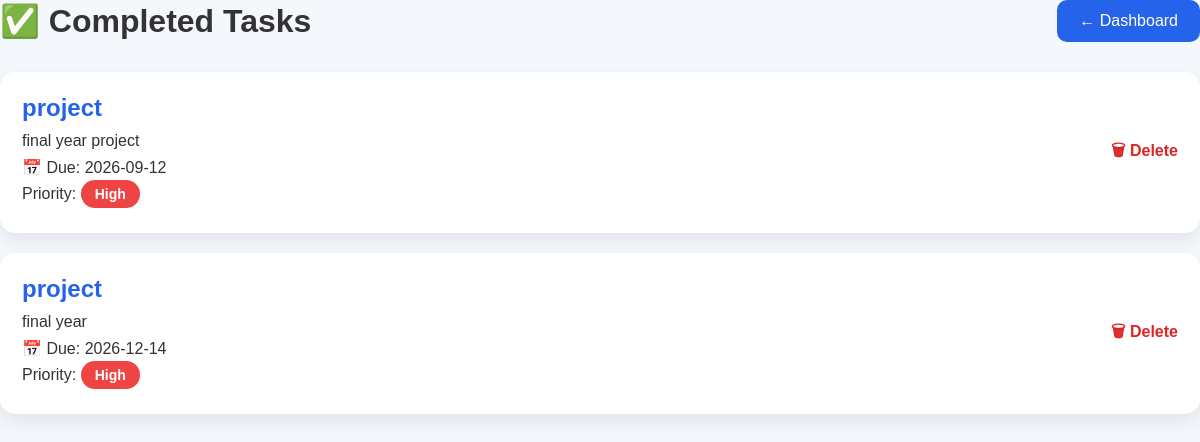
/completed (signed in), run on the app's committed database.
### tables this page shows
CREATE TABLE tasks(
    id INTEGER PRIMARY KEY AUTOINCREMENT,
    user_id INTEGER NOT NULL,
    title TEXT NOT NULL,
    description TEXT,
    due_date TEXT,
    priority TEXT,
    completed INTEGER DEFAULT 0,

    FOREIGN KEY(user_id)
    REFERENCES users(id)
);

### app.py (the view)
@app.route("/completed")
def completed_tasks():
    if "user_id" not in session:
        return redirect("/login")
    conn = sqlite3.connect("database/taskflow.db")
    cursor = conn.cursor()
    cursor.execute("""
        SELECT *
        FROM tasks
        WHERE user_id = ?
        AND completed = 1
        ORDER BY due_date
    """, (session["user_id"],))
    tasks = cursor.fetchall()
    conn.close()
    return render_template(
        "completed_tasks.html",
        tasks=tasks,
        name=session["user_name"]
    )

### templates/completed_tasks.html
<link rel="stylesheet"
      href="{{ url_for('static', filename='css/style.css') }}">
<div class="page-header">
    <h1>✅ Completed Tasks</h1>
    <a href="/dashboard" class="register-btn">
        ← Dashboard
    </a>
</div>
{% if tasks %}
    {% for task in tasks %}
    <div class="task-card">
        <div class="task-info">
            <h2>{{ task[2] }}</h2>
            <p>{{ task[3] }}</p>
            <p>📅 Due: {{ task[4] }}</p>
            <p>
                Priority:
                <span class="priority {{ task[5]|lower }}">
                    {{ task[5] }}
                </span>
            </p>
        </div>
        <div class="task-buttons">
            <a href="/delete_task/{{ task[0] }}"
               class="delete-btn"
               onclick="return confirm('Are you sure you want to delete this task?');">
               🗑 Delete
            </a>
        </div>
    </div>
    {% endfor %}
{% else %}
    <div class="empty-state">
        <h2>🎉 No completed tasks yet</h2>
        <p>Complete a task and it will appear here.</p>
    </div>
{% endif %}

### static/css/style.css (style rules this page uses)
* { margin:0; padding:0; box-sizing:border-box; }
a { text-decoration:none; }
.register-btn { background:#2563eb; color:white !important; padding:12px 22px; border-radius:10px; }
.task-card { background:white; border-radius:15px; padding:22px; margin-bottom:20px; display:flex; justify-content:space-between; align-items:center; box-shadow:0 8px 18px rgba(0,0,0,.08); }
.task-info h2 { color:#2563eb; margin-bottom:10px; }
.task-info p { margin:8px 0; }
.task-buttons { display:flex; flex-direction:column; gap:12px; }
.edit-btn, .complete-btn, .delete-btn { text-decoration:none; font-weight:bold; }
.delete-btn { color:#dc2626; }
.priority { padding:6px 14px; border-radius:30px; color:white; font-size:14px; font-weight:bold; }
.priority.high { background:#ef4444; }
.page-header { display:flex; justify-content:space-between; align-items:center; margin-bottom:30px; }

### data on the page
tasks: title "project", description "final year project", due_date "2026-09-12", priority "High"
tasks: title "project", description "final year", due_date "2026-12-14", priority "High"
